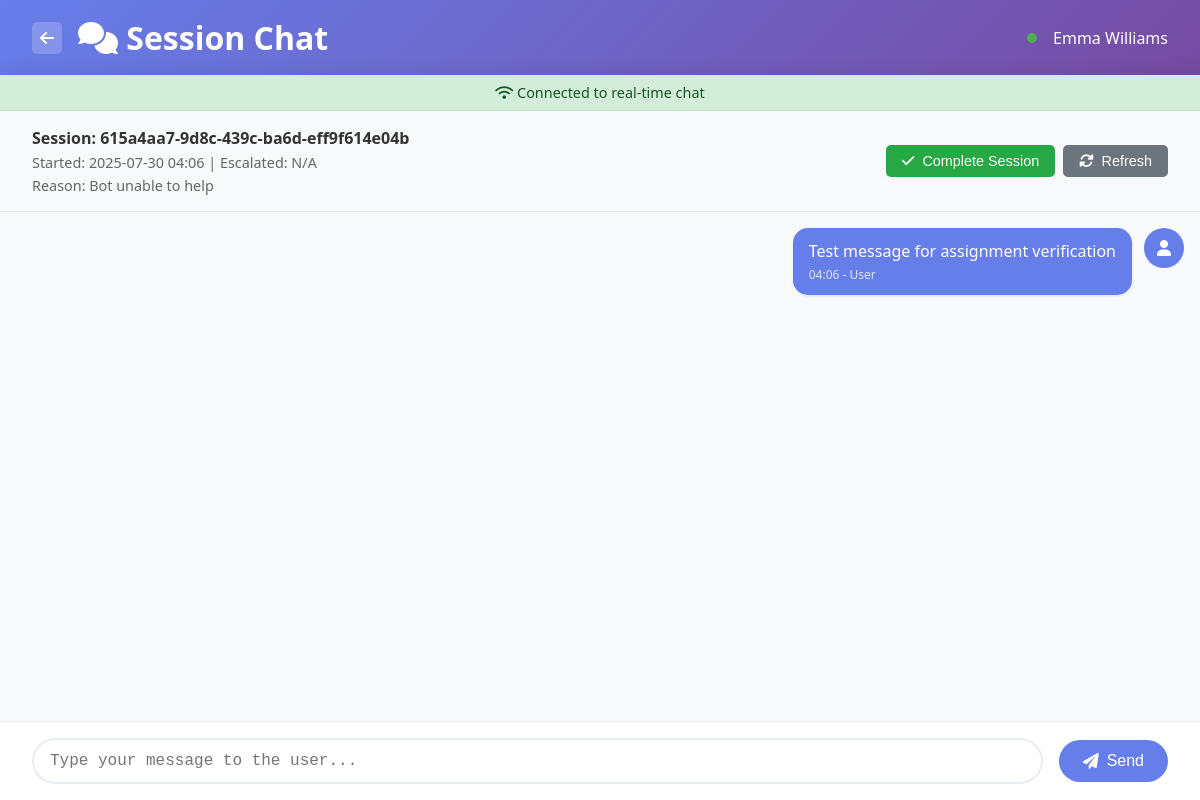
/agent/session/615a4aa7-9d8c-439c-ba6d-eff9f614e04b (signed in), run on the app's committed database.
### human_handoff/models.py (models this page shows, shortened)
class Agent(db.Model):
    __tablename__ = 'agents'
    id = db.Column(db.Integer, primary_key=True)
    agent_id = db.Column(db.String(50), unique=True, nullable=False)
    name = db.Column(db.String(100), nullable=False)
    email = db.Column(db.String(120), unique=True, nullable=False)
    phone = db.Column(db.String(20))
    specialization = db.Column(db.String(100))
    password_hash = db.Column(db.String(255), nullable=True)
    password_set = db.Column(db.Boolean, default=False)  # True if agent has set their password
    status = db.Column(db.String(20), default='available')  # available, busy, offline
    max_concurrent_sessions = db.Column(db.Integer, default=5)
    current_sessions = db.Column(db.Integer, default=0)
    created_at = db.Column(db.DateTime, default=datetime.utcnow)
    last_active = db.Column(db.DateTime, default=datetime.utcnow)
    total_sessions_handled = db.Column(db.Integer, default=0)
    average_response_time = db.Column(db.Integer, default=0)  # in seconds
    is_active = db.Column(db.Boolean, default=True)
    agent_sessions = db.relationship('AgentSession', backref='agent', lazy=True)

class ChatSession(db.Model):
    __tablename__ = 'chat_sessions'
    id = db.Column(db.Integer, primary_key=True)
    session_id = db.Column(db.String(100), unique=True, nullable=False, default=lambda: str(uuid.uuid4()))
    user_id = db.Column(db.String(100))  # Keep for backward compatibility with guest sessions
    student_id = db.Column(db.Integer, db.ForeignKey('students.id'), nullable=True)  # New FK for authenticated users
    created_at = db.Column(db.DateTime, default=datetime.utcnow)
    updated_at = db.Column(db.DateTime, default=datetime.utcnow, onupdate=datetime.utcnow)
    status = db.Column(db.String(20), default='active')  # active, closed, escalated
    requires_human = db.Column(db.Boolean, default=False)
    assigned_agent_id = db.Column(db.Integer, db.ForeignKey('agents.id'))
    escalation_reason = db.Column(db.Text)
    escalated_at = db.Column(db.DateTime)
    resolved_at = db.Column(db.DateTime)
    user_satisfaction_rating = db.Column(db.Integer)
    notes = db.Column(db.Text)
    messages = db.relationship('Message', backref='session', lazy=True, cascade='all, delete-orphan')
    assigned_agent = db.relationship('Agent', backref='assigned_sessions')
    analytics = db.relationship('SessionAnalytics', backref='session', uselist=False, cascade='all, delete-orphan')

class Message(db.Model):
    __tablename__ = 'messages'
    id = db.Column(db.Integer, primary_key=True)
    session_id = db.Column(db.String(100), db.ForeignKey('chat_sessions.session_id'), nullable=False)
    sender_type = db.Column(db.String(10), nullable=False)  # user, bot, agent
    sender_id = db.Column(db.String(100))
    message_content = db.Column(db.Text, nullable=False)
    message_type = db.Column(db.String(20), default='text')  # text, image, file, system
    timestamp = db.Column(db.DateTime, default=datetime.utcnow)
    is_fallback = db.Column(db.Boolean, default=False)
    message_metadata = db.Column(db.Text)  # JSON string for additional data

### human_handoff/agent_routes.py (the view)
@agent_bp.route('/session/<session_id>')
def session_detail(session_id):
    if 'agent_id' not in session:
        return redirect(url_for('agent.agent_login'))
    chat_session = ChatSession.query.filter_by(session_id=session_id).first()
    if not chat_session:
        return "Session not found", 404
    messages = Message.query.filter_by(session_id=session_id).order_by(Message.timestamp.asc()).all()
    agent_id = session['agent_id']
    agent = Agent.query.filter_by(agent_id=agent_id).first()
    return render_template('agent/session_detail.html',
                         session=chat_session,
                         messages=messages,
                         agent=agent)

### templates/agent/session_detail.html (shortened to what this page needs)
<!DOCTYPE html>
<html lang="en">
<head>
    <link href="https://cdnjs.cloudflare.com/ajax/libs/font-awesome/6.0.0/css/all.min.css" rel="stylesheet">
</head>
<body>
    <div class="header">
        <div class="header-left">
            <a href="/agent/dashboard" class="back-btn">
                <i class="fas fa-arrow-left"></i>
            </a>
            <h1><i class="fas fa-comments"></i> Session Chat</h1>
        </div>
        <div class="session-info">
            <div class="status-indicator"></div>
            <span>{{ agent.name }}</span>
        </div>
    </div>
    <div class="chat-container">
        <div id="connection-status" class="connection-status">
            <i class="fas fa-wifi"></i> Connected to real-time chat
        </div>
        <div class="chat-header">
            <div class="session-details">
                <div class="session-id">Session: {{ session.session_id }}</div>
                <div class="session-meta">
                    Started: {{ session.created_at.strftime('%Y-%m-%d %H:%M') if session.created_at else 'N/A' }} |
                    Escalated: {{ session.escalated_at.strftime('%Y-%m-%d %H:%M') if session.escalated_at else 'N/A' }}
                </div>
                <div class="session-meta">
                    Reason: {{ session.escalation_reason or 'Bot unable to help' }}
                </div>
            </div>
            <div class="chat-actions">
                <button class="btn btn-success" onclick="completeSession()">
                    <i class="fas fa-check"></i> Complete Session
                </button>
                <button class="btn btn-secondary" onclick="refreshMessages()">
                    <i class="fas fa-sync-alt"></i> Refresh
                </button>
            </div>
        </div>
        <div class="messages-container" id="messages-container">
            {% for message in messages %}
            <div class="message {{ message.sender_type }}">
                <div class="message-avatar">
                    {% if message.sender_type == 'user' %}
                        <i class="fas fa-user"></i>
                    {% elif message.sender_type == 'bot' %}
                        <i class="fas fa-robot"></i>
                    {% else %}
                        <i class="fas fa-user-tie"></i>
                    {% endif %}
                </div>
                <div class="message-content">
                    {{ message.message_content }}
                    <div class="message-meta">
                        {{ message.timestamp.strftime('%H:%M') if message.timestamp else 'N/A' }}
                        {% if message.sender_type == 'agent' %}
                            - {{ agent.name }}
                        {% elif message.sender_type == 'bot' %}
                            - EduConsult Bot
                        {% else %}
                            - User
                        {% endif %}
                    </div>
                </div>
            </div>
            {% endfor %}
        </div>
        <div class="input-container">
            <textarea
                id="message-input"
                class="message-input"
                placeholder="Type your message to the user..."
                rows="1"
            ></textarea>
            <button id="send-btn" class="send-btn" onclick="sendMessage()">
                <i class="fas fa-paper-plane"></i> Send
            </button>
        </div>
    </div>
</body>
</html>

### templates/agent/session_detail.html (style rules this page uses)
* { margin: 0; padding: 0; box-sizing: border-box; }
body { font-family: 'Segoe UI', Tahoma, Geneva, Verdana, sans-serif; background: #f5f6fa; height: 100vh; display: flex; flex-direction: column; }
.header { background: linear-gradient(135deg, #667eea 0%, #764ba2 100%); color: white; padding: 1rem 2rem; display: flex; justify-content: space-between; align-items: center; box-shadow: 0 2px 10px rgba(0,0,0,0.1); }
.header-left { display: flex; align-items: center; gap: 1rem; }
.back-btn { background: rgba(255,255,255,0.2); color: white; border: none; padding: 0.5rem; border-radius: 5px; cursor: pointer; text-decoration: none; display: flex; align-items: center; }
.session-info { display: flex; align-items: center; gap: 1rem; }
.status-indicator { width: 10px; height: 10px; border-radius: 50%; background: #4CAF50; }
.chat-container { flex: 1; display: flex; flex-direction: column; max-width: 1200px; margin: 0 auto; width: 100%; background: white; box-shadow: 0 0 20px rgba(0,0,0,0.1); }
.chat-header { background: #f8f9fa; padding: 1rem 2rem; border-bottom: 1px solid #e9ecef; display: flex; justify-content: space-between; align-items: center; }
.session-details { display: flex; flex-direction: column; gap: 0.25rem; }
.session-id { font-weight: 600; color: #333; }
.session-meta { font-size: 0.9rem; color: #666; }
.chat-actions { display: flex; gap: 0.5rem; }
.btn { padding: 0.5rem 1rem; border: none; border-radius: 5px; cursor: pointer; font-size: 0.9rem; text-decoration: none; display: inline-flex; align-items: center; gap: 0.5rem; transition: all 0.2s ease; }
.btn-success { background: #28a745; color: white; }
.btn-secondary { background: #6c757d; color: white; }
.messages-container { flex: 1; overflow-y: auto; padding: 1rem; background: #f8f9fa; }
.message { margin-bottom: 1rem; display: flex; align-items: flex-start; gap: 0.75rem; }
.message.user { flex-direction: row-reverse; }
.message-avatar { width: 40px; height: 40px; border-radius: 50%; display: flex; align-items: center; justify-content: center; color: white; font-weight: bold; flex-shrink: 0; }
.message.user .message-avatar { background: #667eea; }
.message-content { max-width: 70%; background: white; padding: 0.75rem 1rem; border-radius: 15px; box-shadow: 0 1px 3px rgba(0,0,0,0.1); }
.message.user .message-content { background: #667eea; color: white; }
.message-meta { font-size: 0.75rem; color: #666; margin-top: 0.25rem; }
.message.user .message-meta { color: rgba(255,255,255,0.8); }
.input-container { background: white; padding: 1rem 2rem; border-top: 1px solid #e9ecef; display: flex; gap: 1rem; align-items: center; }
.message-input { flex: 1; padding: 0.75rem 1rem; border: 2px solid #e9ecef; border-radius: 25px; font-size: 1rem; outline: none; resize: none; min-height: 44px; max-height: 120px; }
.send-btn { background: #667eea; color: white; border: none; padding: 0.75rem 1.5rem; border-radius: 25px; cursor: pointer; font-size: 1rem; display: flex; align-items: center; gap: 0.5rem; transition: background 0.2s ease; }
.connection-status { padding: 0.5rem 1rem; background: #d4edda; color: #155724; border-bottom: 1px solid #c3e6cb; text-align: center; font-size: 0.9rem; }

### data on the page
Agent: name "Emma Williams"
ChatSession: session_id "615a4aa7-9d8c-439c-ba6d-eff9f614e04b", created_at "2025-07-30 04:06", escalated_at "N/A", escalation_reason "Bot unable to help"
Message: sender_type "user" (drawn), message_content "Test message for assignment verification", timestamp "04:06"
